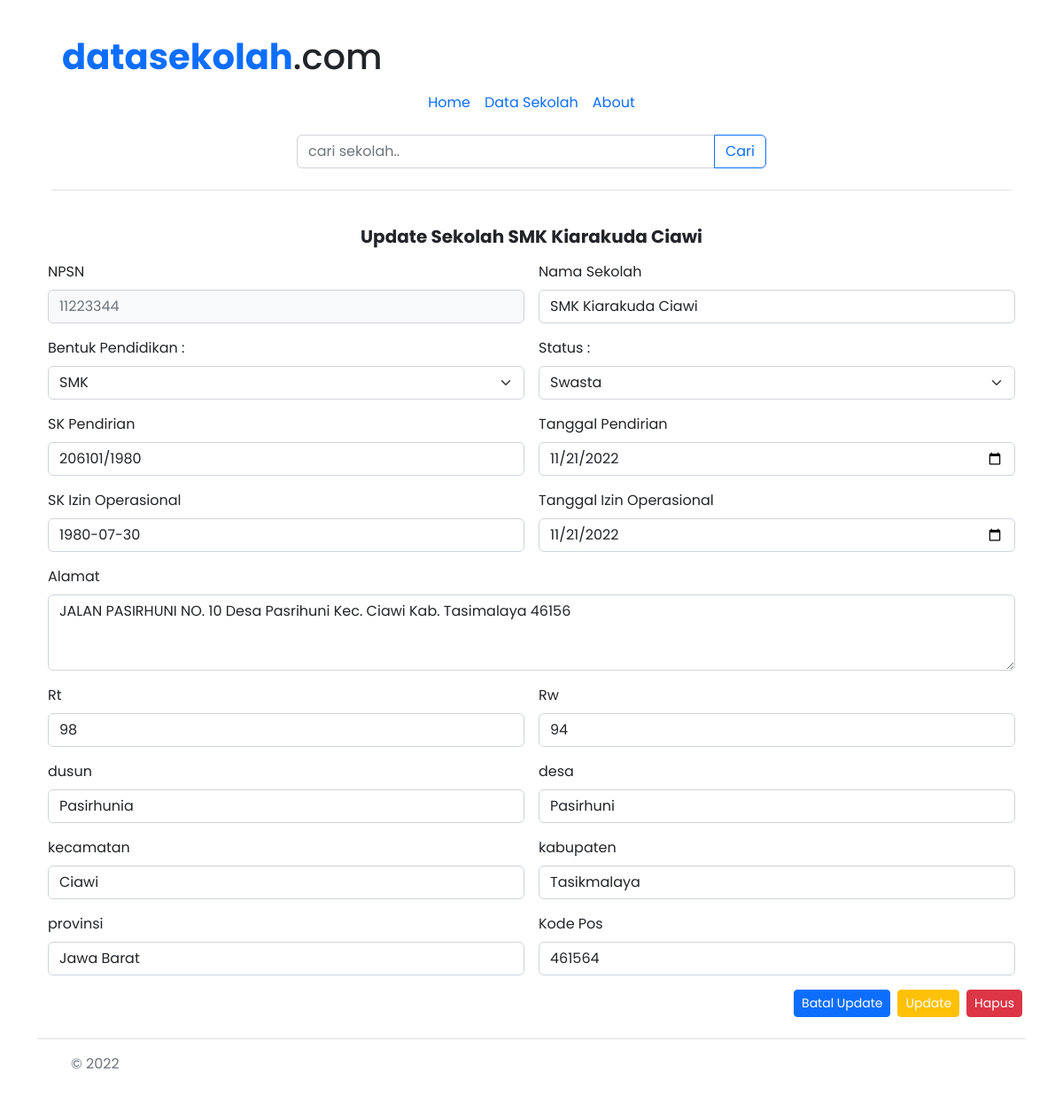
/uts-pemrograman-internet/public/datasekolah/updateviadetail/11223344, run on the app's committed database.
### tables this page shows
CREATE TABLE `profil_sekolah` (
  `npsn` varchar(8) NOT NULL,
  `status` enum('Negeri','Swasta') NOT NULL,
  `bentuk_pendidikan` enum('TK','SD','SMP','SMA','SMK') NOT NULL,
  `nama_sekolah` varchar(50) NOT NULL,
  `sk_pendirian` varchar(20) NOT NULL,
  `tgl_pendirian` date NOT NULL,
  `sk_izin_operasional` varchar(20) NOT NULL,
  `tgl_izin_operasional` date NOT NULL,
  `alamat` varchar(100) NOT NULL,
  `rt` varchar(3) NOT NULL,
  `rw` varchar(3) NOT NULL,
  `dusun` varchar(50) NOT NULL,
  `desa` varchar(50) NOT NULL,
  `kecamatan` varchar(50) NOT NULL,
  `kabupaten` varchar(50) NOT NULL,
  `provinsi` varchar(50) NOT NULL,
  `kode_pos` varchar(8) NOT NULL
);

### uts-pemrograman-internet/app/core/Controller.php (called while the page is built, shortened)
<?php
  class Controller{
    public function view($view,$data = [])
    {
      require_once '../app/views/' .$view .'.php';
    }
    public function model($model){
      return new $model;
    }
  }
?>

### uts-pemrograman-internet/app/controllers/Datasekolah.php (called while the page is built, shortened)
<?php
class Datasekolah extends Controller{
  public function updateviadetail($npsn){
    $data ['title'] = 'Detail Sekolah';
    $data['sekolah'] = $this->model('Sekolah_model')->getSekolahByNpsn($npsn);
    $this->view('datasekolah/update',$data);
  }
}
?>

### uts-pemrograman-internet/app/core/App.php (called while the page is built, shortened)
<?php
class App {
    protected $method = 'index';
    protected $params = [];
    public function __construct()
    {
        $url = $this->parseURL();
        if (isset($url[0])) {
            if (file_exists('../app/controllers/' . $url[0] . '.php')) {
              unset($url[0]);
            }
          }
        $this->controller = new $this->controller;
        if( isset($url[1]) ) {
            if( method_exists($this->controller, $url[1]) ) {
                $this->method = $url[1];
                unset($url[1]);
            }
        }
        if( !empty($url) ) {
            $this->params = array_values($url);
        }
        call_user_func_array([$this->controller, $this->method], $this->params);
    }
    public function parseURL()
    {
        if( isset($_GET['url']) ) {
            $url = rtrim($_GET['url'], '/');
            $url = filter_var($url, FILTER_SANITIZE_URL);
            $url = explode('/', $url);
            return $url;
        }
    }
}

### uts-pemrograman-internet/public/index.php (called while the page is built, shortened)
<?php
  $app = new App;
?>

### uts-pemrograman-internet/app/core/Database.php (called while the page is built, shortened)
<?php
  class Database{
    private $host = DB_HOST;
    private $user = DB_USER;
    private $pass = DB_PASS;
    private $db_name = DB_NAME;
    private $dbh;
    private $stmt;
    public function __construct()
    {
        $dsn = 'mysql:host=' . $this->host . ';dbname=' . $this->db_name;
        $option = [
            PDO::ATTR_PERSISTENT => true,
            PDO::ATTR_ERRMODE => PDO::ERRMODE_EXCEPTION
        ];
        try {
            $this->dbh = new PDO($dsn, $this->user, $this->pass, $option);
        } catch(PDOException $e) {
            die($e->getMessage());
        }
    }
    public function query($query)
    {
        $this->stmt = $this->dbh->prepare($query);
    }
    public function bind($param, $value, $type = null)
    {
        if( is_null($type) ) {
            switch( true ) {
                default :
                    $type = PDO::PARAM_STR;
            }
        }
        $this->stmt->bindValue($param, $value, $type);
    }
    public function execute()
    {
        $this->stmt->execute();
    }
    public function single()
    {
        $this->execute();
        return $this->stmt->fetch(PDO::FETCH_ASSOC);
    }
  }
 ?>

### uts-pemrograman-internet/app/models/Sekolah_model.php (called while the page is built, shortened)
<?php
  class Sekolah_model {
    private $table = 'profil_sekolah';
    private $db;
    public function __construct()
    {
      $this->db = new Database;
    }
    public function getSekolahByNpsn($npsn)
    {
        $this->db->query('SELECT * FROM ' . $this->table . ' WHERE npsn=:npsn');
        $this->db->bind('npsn', $npsn);
        return $this->db->single();
    }
  }
?>

### uts-pemrograman-internet/app/views/datasekolah/update.php (the view, shortened to what this page needs)
<div class="container mt-4">
  <h5 class="card-title text-center fw-bold mb-3">Update Sekolah <?= $data['sekolah']['nama_sekolah']; ?></h5>
  <div class="container ">
    <form action="<?= BASEURL; ?>datasekolah/updatedetail" method="post" class="row g-3">
      <div class="col-md-6">
        <label for="npsn" class="form-label">NPSN</label>
        <input type="text" name="npsn" class="form-control bg-light text-secondary inputform" id="npsn" readonly value="<?= $data['sekolah']['npsn']; ?>">
      </div>
      <div class="col-md-6">
        <label for="nama_sekolah" class="form-label">Nama Sekolah</label>
        <input type="text" name="nama_sekolah" class="form-control inputform" id="nama_sekolah" value="<?= $data['sekolah']['nama_sekolah']; ?>">
      </div>
      <div class=" col-md-6">
        <label for="bentuk_pendidikan" class="form-label">Bentuk Pendidikan : </label>
        <select id="bentuk_pendidikan" name="bentuk_pendidikan" class="form-select" aria-label="Default select example" value="">
          <option selected><?= $data['sekolah']['bentuk_pendidikan']; ?></option>
        </select>
      </div>
      <div class=" col-md-6">
        <label for="status" class="form-label">Status :</label>
        <select id="status" name="status" class="form-select" aria-label="Default select example">
          <option selected><?= $data['sekolah']['status']; ?></option>
        </select>
      </div>
      <div class="col-md-6">
        <label for="sk_pendirian" class="form-label">SK Pendirian</label>
        <input type="text" name="sk_pendirian" class="form-control" id="sk_pendirian" value="<?= $data['sekolah']['sk_pendirian']; ?>">
      </div>
      <div class="col-md-6">
        <label for="tgl_pendirian" class="form-label">Tanggal Pendirian</label>
        <input type="date" name="tgl_pendirian" class="form-control" id="tgl_pendirian" value="<?= $data['sekolah']['tgl_pendirian']; ?>">
      </div>
      <div class="col-md-6">
        <label for="sk_izin_operasional" class="form-label">SK Izin Operasional</label>
        <input type="text" name="sk_izin_operasional" class="form-control" id="sk_izin_operasional" value="<?= $data['sekolah']['sk_izin_operasional']; ?>">
      </div>
      <div class="col-md-6">
        <label for="tgl_izin_operasional" class="form-label">Tanggal Izin Operasional</label>
        <input type="date" name="tgl_izin_operasional" class="form-control" id="tgl_izin_operasional" value="<?= $data['sekolah']['tgl_izin_operasional']; ?>">
      </div>
      <div class="">
        <label for="alamat" class="form-label">Alamat</label>
        <textarea class="form-control" id="alamat" name="alamat" rows="3"><?= $data['sekolah']['alamat']; ?></textarea>
      </div>
      <div class="col-md-6">
        <label for="rt" class="form-label">Rt</label>
        <input type="text" name="rt" class="form-control" id="rt" value="<?= $data['sekolah']['rt']; ?>">
      </div>
      <div class="col-md-6">
        <label for="rw" class="form-label">Rw</label>
        <input type="text" name="rw" class="form-control" id="rw" value="<?= $data['sekolah']['rw']; ?>">
      </div>
      <div class="col-md-6">
        <label for="dusun" class="form-label">dusun</label>
        <input type="text" name="dusun" class="form-control" id="dusun" value="<?= $data['sekolah']['dusun']; ?>">
      </div>
      <div class="col-md-6">
        <label for="desa" class="form-label">desa</label>
        <input type="text" name="desa" class="form-control" id="desa" value="<?= $data['sekolah']['desa']; ?>">
      </div>
      <div class="col-md-6">
        <label for="kecamatan" class="form-label">kecamatan</label>
        <input type="text" name="kecamatan" class="form-control" id="kecamatan" value="<?= $data['sekolah']['kecamatan']; ?>">
      </div>
      <div class="col-md-6">
        <label for="kabupaten" class="form-label">kabupaten</label>
        <input type="text" name="kabupaten" class="form-control" id="kabupaten" value="<?= $data['sekolah']['kabupaten']; ?>">
      </div>
      <div class="col-md-6">
        <label for="provinsi" class="form-label">provinsi</label>
        <input type="text" name="provinsi" class="form-control" id="provinsi" value="<?= $data['sekolah']['provinsi']; ?>">
      </div>
      <div class="col-md-6">
        <label for="kode_pos" class="form-label">Kode Pos</label>
        <input type="text" name="kode_pos" class="form-control" id="kode_pos" value="<?= $data['sekolah']['kode_pos']; ?>">
      </div>
  </div>
  <div class="modal-footer mt-3">
    <div class="card-body d-flex text-end justify-content-end">
      <a href="<?= BASEURL ?>datasekolah/detail/<?= $data['sekolah']['npsn'] ?>" class="card-link btn btn-primary btn-sm mx-1">Batal Update</a>
      <button class="card-link btn btn-warning text-white btn-sm mx-1 tombolUpdateDataDetail" href="<?= BASEURL ?>datasekolah/update/<?= $sekolah['npsn'] ?>" type="submit"data-id="<?= $data['sekolah']['npsn']; ?>">Update</button>
      <a href="#" class="card-link btn btn-danger btn-sm mx-1" data-bs-toggle="modal" data-bs-target="#modalhapus" type="button" class="btn btn-sm btn-danger">Hapus</a>
    </div>
  </div>
</div>

### uts-pemrograman-internet/app/views/templates/header.php (style rules this page uses)
* { font-family: 'Poppins', sans-serif; }

### data on the page
profil_sekolah: nama_sekolah "SMK Kiarakuda Ciawi", npsn "11223344", bentuk_pendidikan "SMK", status "Swasta", sk_pendirian "206101/1980", tgl_pendirian "11/21/2022", sk_izin_operasional "1980-07-30", tgl_izin_operasional "11/21/2022", alamat "JALAN PASIRHUNI NO. 10 Desa Pasrihuni Kec. Ciawi Kab. Tasimalaya 46156", rt "98", rw "94", dusun "Pasirhunia", desa "Pasirhuni", kecamatan "Ciawi", kabupaten "Tasikmalaya", provinsi "Jawa Barat", kode_pos "461564"
